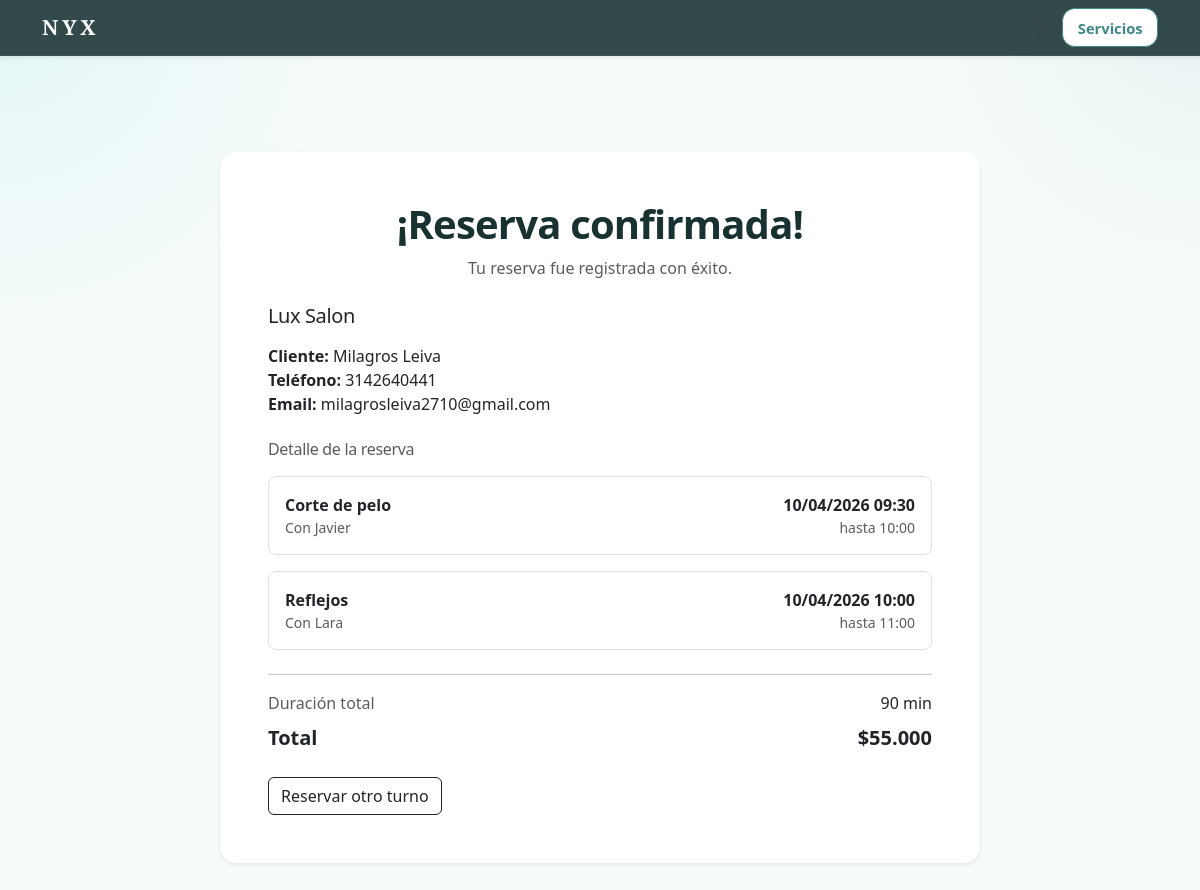
Page /reserva-confirmada/1/ on the committed database.
### reservas/models.py (models this page shows, shortened)
class Booking(models.Model):
    MODE_CHOICES = [
        ('consecutive', 'Consecutivos'),
        ('independent', 'Horarios independientes'),
    ]
    STATUS_CHOICES = [
        ('pending', 'Pendiente'),
        ('confirmed', 'Confirmado'),
        ('completed', 'Finalizado'),
        ('cancelled', 'Cancelado'),
        ('expired', 'Expirado'),
    ]
    PAYMENT_CHOICE_CHOICES = [
        ('none', 'Sin pago'),
        ('deposit', 'Seña'),
        ('full', 'Pago total'),
    ]
    PAYMENT_STATUS_CHOICES = [
        ('not_required', 'No requerido'),
        ('pending', 'Pendiente'),
        ('reported', 'Informado'),
        ('verified', 'Verificado'),
        ('rejected', 'Rechazado'),
    ]
    salon = models.ForeignKey(
        Salon,
        on_delete=models.CASCADE,
        related_name='bookings',
        verbose_name='Peluquería'
    )
    customer_name = models.CharField(max_length=100)
    customer_phone = models.CharField(max_length=30)
    customer_email = models.EmailField('Email', blank=True, null=True)
    notes = models.TextField(blank=True)
    booking_mode = models.CharField(
        max_length=20,
        choices=MODE_CHOICES,
        default='consecutive',
        verbose_name='Modo de reserva'
    )
    status = models.CharField(
        max_length=20,
        choices=STATUS_CHOICES,
        default='pending'
    )
    created_at = models.DateTimeField(auto_now_add=True)
    client_manage_token = models.UUIDField(
        'Token de gestión del cliente',
        unique=True,
        editable=False,
        null=True,
        blank=True
    )
    cancelled_at = models.DateTimeField(
        'Cancelado el',
        null=True,
        blank=True
    )
    cancelled_by_client = models.BooleanField(
        'Cancelado por cliente',
        default=False
    )
    payment_choice = models.CharField(
        max_length=20,
        choices=PAYMENT_CHOICE_CHOICES,
        default='none'
    )
    payment_status = models.CharField(
        max_length=20,
        choices=PAYMENT_STATUS_CHOICES,
        default='not_required'
    )
    payment_required_amount = models.DecimalField(
        max_digits=10,
        decimal_places=2,
        default=0
    )
    payment_provider = models.CharField(
        max_length=30,
        blank=True,
        default=''
    )
    external_payment_id = models.CharField(
        max_length=120,
        blank=True,
        default=''
    )
    payment_checkout_url = models.URLField(
        blank=True,
        default=''
    )
    payment_reference = models.CharField(
        max_length=120,
        blank=True,
        default=''
    )
    payment_expires_at = models.DateTimeField(
        null=True,
        blank=True
    )
    payment_verified_at = models.DateTimeField(
        null=True,
        blank=True
    )
    selected_payment_method = models.CharField(
        max_length=20,
        blank=True,
        default=''
    )
    def get_total_duration_minutes(self):
        items = self.items.select_related('service').all()
        return sum(item.service.duration_minutes for item in items)
    def get_total_price(self):
        items = self.items.select_related('service').all()
        return sum(item.service.price for item in items)

class Salon(models.Model):
    PAYMENT_METHOD_CHOICES = [
        ('transfer', 'Transferencia'),
        ('integrated', 'Pago integrado'),
        ('both', 'Transferencia y pago integrado'),
    ]
    name = models.CharField('Nombre', max_length=120)
    email = models.EmailField('Email', blank=True)
    phone = models.CharField('Teléfono', max_length=30, blank=True)
    address = models.CharField('Dirección', max_length=200, blank=True)
    is_active = models.BooleanField('Activo', default=True)
    created_at = models.DateTimeField(auto_now_add=True)
    deposit_enabled = models.BooleanField('Requerir seña', default=False)
    deposit_percentage = models.PositiveIntegerField('Porcentaje de seña', default=0)
    allow_full_payment = models.BooleanField('Permitir pago total', default=False)
    full_payment_required = models.BooleanField('Requerir pago total', default=False)
    payment_method = models.CharField(
        'Método de pago',
        max_length=20,
        choices=PAYMENT_METHOD_CHOICES,
        default='transfer'
    )
    payment_instructions = models.TextField('Instrucciones de pago', blank=True)
    allow_client_cancellation = models.BooleanField(
        'Permitir cancelación online por cliente',
        default=True
    )
    cancellation_limit_hours = models.PositiveIntegerField(
        'Horas límite para cancelar online',
        default=24
    )
    allow_client_reschedule = models.BooleanField(
        'Permitir modificación online por cliente',
        default=False
    )
    reschedule_limit_hours = models.PositiveIntegerField(
        'Horas límite para modificar online',
        default=24
    )
    class Meta:
        verbose_name = 'Peluquería'
        verbose_name_plural = 'Peluquerías'
        ordering = ['name']

class BookingItem(models.Model):
    booking = models.ForeignKey(
        Booking,
        on_delete=models.CASCADE,
        related_name='items',
        verbose_name='Reserva'
    )
    service = models.ForeignKey(
        Service,
        on_delete=models.PROTECT,
        related_name='booking_items',
        verbose_name='Servicio'
    )
    employee = models.ForeignKey(
        Employee,
        on_delete=models.PROTECT,
        related_name='booking_items',
        verbose_name='Profesional'
    )
    start_datetime = models.DateTimeField(verbose_name='Inicio')
    end_datetime = models.DateTimeField(verbose_name='Fin')
    order = models.PositiveIntegerField(default=0, verbose_name='Orden')
    class Meta:
        ordering = ['order', 'start_datetime']
        verbose_name = 'Bloque de trabajo'
        verbose_name_plural = 'Bloques de trabajo'

class Service(models.Model):
    name = models.CharField(max_length=100)
    price = models.DecimalField(max_digits=10, decimal_places=2)
    duration_minutes = models.PositiveIntegerField()
    description = models.TextField(blank=True)
    is_active = models.BooleanField(default=True)
    salon = models.ForeignKey(
        Salon,
        on_delete=models.CASCADE,
        related_name='services',
        verbose_name='Peluquería',
    )

class Employee(models.Model):
    user = models.OneToOneField(
        User,
        on_delete=models.SET_NULL,
        null=True,
        blank=True,
        related_name='employee_profile',
        verbose_name='Usuario'
    )
    name = models.CharField(max_length=100)
    phone = models.CharField(max_length=30, blank=True)
    is_active = models.BooleanField(default=True)
    services = models.ManyToManyField(Service, blank=True, related_name='employees')
    salon = models.ForeignKey(
        Salon,
        on_delete=models.CASCADE,
        related_name='employees',
        verbose_name='Peluquería',
    )

### reservas/views.py (the view)
# urls.py: path('reserva-confirmada/<int:booking_id>/', views.booking_success_booking, name='booking_success_booking'),
def booking_success_booking(request, booking_id):
    expire_unpaid_bookings()
    booking = get_object_or_404(
        Booking.objects.prefetch_related('items__service', 'items__employee').select_related('salon'),
        pk=booking_id
    )
    return render(request, 'reservas/booking_success_booking.html', {
        'booking': booking,
    })

### reservas/booking_utils.py (called while the page is built)
def expire_unpaid_bookings():
    now = timezone.now()
    bookings = Booking.objects.filter(
        status='pending',
        payment_status='pending',
        payment_expires_at__isnull=False,
        payment_expires_at__lt=now,
    ).exclude(payment_choice='none')
    updated_ids = []
    for booking in bookings:
        booking.status = 'expired'
        booking.save(update_fields=['status'])
        updated_ids.append(booking.id)
    return updated_ids

### reservas/templatetags/custom_filters.py (called while the page is built)
@register.filter
def miles_punto(value):
    try:
        value = int(float(value))
        return f"{value:,}".replace(",", ".")
    except (ValueError, TypeError):
        return value

### reservas/templates/reservas/booking_success_booking.html (shortened to what this page needs)
{% extends "reservas/base.html" %}
{% load custom_filters %}
{% block content %}
<div class="container py-5">
  <div class="card border-0 shadow-sm rounded-4 mx-auto" style="max-width: 760px;">
    <div class="card-body p-4 p-md-5">
      <div class="text-center mb-4">
        {% if booking.payment_choice != 'none' and booking.payment_status != 'verified' and booking.status != 'expired' %}
          <h1 class="fw-bold mb-2">Reserva en proceso</h1>
          <p class="text-muted mb-0">
            Falta completar el pago para confirmar tu turno.
          </p>
        {% elif booking.status == 'expired' %}
          <h1 class="fw-bold mb-2">Reserva expirada</h1>
          <p class="text-muted mb-0">
            El tiempo para completar el pago venció y el horario volvió a quedar disponible.
          </p>
        {% else %}
          <h1 class="fw-bold mb-2">¡Reserva confirmada!</h1>
          <p class="text-muted mb-0">
            Tu reserva fue registrada con éxito.
          </p>
        {% endif %}
      </div>
      <div class="mb-4">
        <h2 class="h5 mb-3">{{ booking.salon.name }}</h2>
        <div><strong>Cliente:</strong> {{ booking.customer_name }}</div>
        <div><strong>Teléfono:</strong> {{ booking.customer_phone }}</div>
        {% if booking.customer_email %}
          <div><strong>Email:</strong> {{ booking.customer_email }}</div>
        {% endif %}
      </div>
      <div class="mb-4">
        <h3 class="h6 text-muted mb-3">Detalle de la reserva</h3>
        <div class="d-flex flex-column gap-3">
          {% for item in booking.items.all %}
            <div class="border rounded-3 p-3">
              <div class="d-flex justify-content-between gap-3">
                <div>
                  <div class="fw-semibold">{{ item.service.name }}</div>
                  <div class="text-muted small">Con {{ item.employee.name }}</div>
                </div>
                <div class="text-end">
                  <div class="fw-semibold">{{ item.start_datetime|date:"d/m/Y H:i" }}</div>
                  <div class="text-muted small">
                    hasta {{ item.end_datetime|date:"H:i" }}
                  </div>
                </div>
              </div>
            </div>
          {% endfor %}
        </div>
      </div>
      <hr>
      <div class="d-flex justify-content-between mb-2">
        <span class="text-muted">Duración total</span>
        <span>{{ booking.get_total_duration_minutes }} min</span>
      </div>
      <div class="d-flex justify-content-between fw-bold fs-5 mb-4">
        <span>Total</span>
        <span>${{ booking.get_total_price|miles_punto }}</span>
      </div>
      <div class="d-flex gap-2 flex-wrap">
        <a href="{% url 'service_list' %}?salon={{ booking.salon.id }}" class="btn btn-outline-dark">
          Reservar otro turno
        </a>
      </div>
    </div>
  </div>
</div>
{% endblock %}

### reservas/templates/reservas/base.html (shortened to what this page needs)
{% load static %}
<!DOCTYPE html>
<html lang="es">
<head>
    <link href="https://cdn.jsdelivr.net/npm/bootstrap@5.3.3/dist/css/bootstrap.min.css" rel="stylesheet">
    <link rel="stylesheet" href="{% static 'reservas/css/styles.css' %}?v=2">
</head>
<body class="nyx-body">
    <nav class="navbar navbar-expand-lg nyx-navbar shadow-sm">
        <div class="container">
            <a class="navbar-brand fw-semibold" href="{% url 'service_list' %}">
                NYX
            </a>
            <div class="ms-auto d-flex gap-2">
                <a href="{% url 'service_list' %}" class="btn btn-sm nyx-btn-outline">Servicios</a>
            </div>
        </div>
    </nav>
    <main class="py-5">
        <div class="container">
            {% block content %}{% endblock %}
        </div>
    </main>
</body>
</html>

### reservas/static/reservas/css/styles.css (style rules this page uses)
:root { --nyx-primary: #408888; --nyx-primary-hover: #326d6d; --nyx-soft: #8cdcdf; --nyx-bg: #f6fbfb; --nyx-surface: #ffffff; --nyx-surface-soft: #f2fbfb; --nyx-text: #183131; --nyx-text-muted: #6b8484; --nyx-border: #dceeee; --nyx-border-strong: #c7e3e3; --nyx-shadow: 0 10px 30px rgba(34, 83, 83, 0.08); --nyx-shadow-hover: 0 16px 40px rgba(34, 83, 83, 0.14); }
body.nyx-body { background: radial-gradient(circle at top left, rgba(140, 220, 223, 0.18), transparent 22%), radial-gradient(circle at top right, rgba(64, 136, 136, 0.08), transparent 18%), var(--nyx-bg); color: var(--nyx-text); min-height: 100vh; }
.nyx-navbar { background: rgba(24, 49, 49, 0.88); backdrop-filter: blur(10px); -webkit-backdrop-filter: blur(10px); border-bottom: 1px solid rgba(255, 255, 255, 0.06); }
.nyx-navbar .navbar-brand { color: #fff !important; font-family: "Cinzel", serif; font-weight: 700; letter-spacing: 0.18em; text-transform: uppercase; font-size: 1.3rem; line-height: 1; transition: opacity 0.18s ease, transform 0.18s ease; }
.nyx-navbar .btn { border-radius: 0.8rem; padding: 0.48rem 0.9rem; font-weight: 600; font-size: 0.92rem; }
h1, h2, h3, h4, h5, h6 { color: var(--nyx-text); letter-spacing: -0.02em; }
.nyx-btn-outline { background-color: #ffffff; border: 1px solid var(--nyx-primary); color: var(--nyx-primary) !important; border-radius: 0.9rem; font-weight: 700; transition: all 0.18s ease; }

### rows in the picture
Booking: salon.name "Lux Salon", customer_name "Milagros Leiva", customer_phone "3142640441", customer_email "milagrosleiva2710@gmail.com", get_total_duration_minutes "90", get_total_price|miles_punto "55.000"
BookingItem: service.name "Corte de pelo", employee.name "Javier", start_datetime "10/04/2026 09:30", end_datetime "10:00"
BookingItem: service.name "Reflejos", employee.name "Lara", start_datetime "10/04/2026 10:00", end_datetime "11:00"
